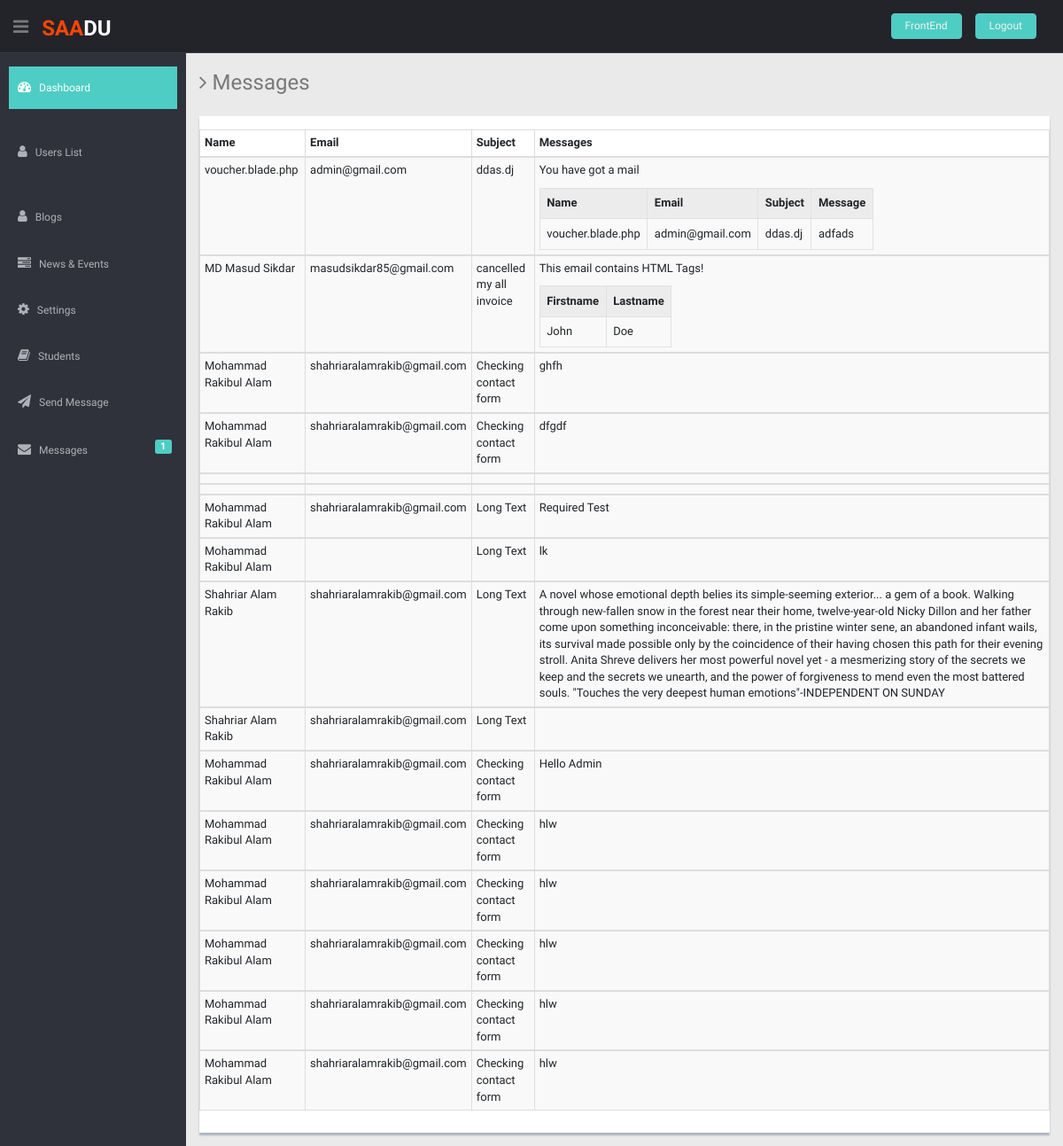
The page /admin/message.php (signed in) on the database its author committed.
### tables this page shows
CREATE TABLE IF NOT EXISTS `contact` (
  `id` int(11) NOT NULL AUTO_INCREMENT,
  `name` varchar(32) NOT NULL,
  `email` varchar(64) NOT NULL,
  `subject` varchar(128) NOT NULL,
  `message` varchar(5000) NOT NULL,
  PRIMARY KEY (`id`)
);

### admin/message.php (the view, shortened to what this page needs)
<?php
  include("header.php");
?>
    <section id="main-content">
    <section class="wrapper">
        <h3><i class="fa fa-angle-right"></i> Messages</h3>
        <div class="row mt">
          <div class="col-lg-12">
            <div class="content-panel">
              <section id="unseen">
                <table class="table table-bordered table-striped table-condensed">
                  <thead>
                    <tr>
                      <th>Name</th>
                      <th>Email</th>
                      <th>Subject</th>
                      <th>Messages</th>
                    </tr>
                  </thead>
              <?php
               $sql = "SELECT * FROM contact ORDER BY id DESC";
               $rec = $conn->query($sql);
               while($row = mysqli_fetch_array($rec))
               {
                   $name 			    	= $row['name'];
                   $email 	    		= $row['email'];
                   $subject 		  	= $row['subject'];
                   $message 				= $row['message'];
              ?>
                  <tbody>
                    <tr>
                      <td><?php echo($name); ?></td>
                      <td><?php echo($email); ?></td>
                      <td><?php echo($subject); ?></td>
                      <td><?php echo($message); ?></td>
                    </tr>
                    <?php
                    }
                   ?>
                  </tbody>
                </table>
              </section>
            </div>
          </div>
        </div>
      </section>
    </section>
<?php
include("footer.php");
?>

### admin/css/style.css (style rules this page uses)
body { color: #797979; background: #eaeaea; font-family: 'Ruda', sans-serif; padding: 0px !important; margin: 0px !important; font-size:13px; }
.mt { margin-top: 25px; }
#main-content { margin-left: 210px; }
.wrapper { display: inline-block; margin-top: 60px; padding-left: 15px; padding-right: 15px; padding-bottom: 15px; padding-top: 0px; width: 100%; }
.content-panel { background: #ffffff; box-shadow: 0px 3px 2px #aab2bd; padding-top: 15px; padding-bottom: 5px; }

### rows shown on the page
contact: name "voucher.blade.php", email "admin@gmail.com", subject "ddas.dj", message "You have got a mail Name Email Subject Message voucher.blade.php admin@gmail.com ddas.dj adfads"
contact: name "MD Masud Sikdar", email "masudsikdar85@gmail.com", subject "cancelled my all invoice", message "This email contains HTML Tags! Firstname Lastname John Doe"
contact: name "Mohammad Rakibul Alam", email "shahriaralamrakib@gmail.com", subject "Checking contact form", message "ghfh"
contact: name "Mohammad Rakibul Alam", email "shahriaralamrakib@gmail.com", subject "Checking contact form", message "dfgdf"
contact: name "Mohammad Rakibul Alam", email "shahriaralamrakib@gmail.com", subject "Long Text", message "Required Test"
contact: name "Mohammad Rakibul Alam", subject "Long Text", message "lk"
contact: name "Shahriar Alam Rakib", email "shahriaralamrakib@gmail.com", subject "Long Text", message "A novel whose emotional depth belies its simple-seeming exterior... a gem of a book. Walking through new-fallen snow in the forest near their home, twelve-year-old Nicky Dillon and her father come upon something inconceivable: there, in the pristine winter sene, an abandoned infant wails, its survival made possible only by the coincidence of their having chosen this path for their evening stroll. Anita Shreve delivers her most powerful novel yet - a mesmerizing story of the secrets we keep and the secrets we unearth, and the power of forgiveness to mend even the most battered souls. \"Touches the very deepest human emotions\"-INDEPENDENT ON SUNDAY"
contact: name "Shahriar Alam Rakib", email "shahriaralamrakib@gmail.com", subject "Long Text"
contact: name "Mohammad Rakibul Alam", email "shahriaralamrakib@gmail.com", subject "Checking contact form", message "Hello Admin"
contact: name "Mohammad Rakibul Alam", email "shahriaralamrakib@gmail.com", subject "Checking contact form", message "hlw"
contact: name "Mohammad Rakibul Alam", email "shahriaralamrakib@gmail.com", subject "Checking contact form", message "hlw"
contact: name "Mohammad Rakibul Alam", email "shahriaralamrakib@gmail.com", subject "Checking contact form", message "hlw"
contact: name "Mohammad Rakibul Alam", email "shahriaralamrakib@gmail.com", subject "Checking contact form", message "hlw"
contact: name "Mohammad Rakibul Alam", email "shahriaralamrakib@gmail.com", subject "Checking contact form", message "hlw"
